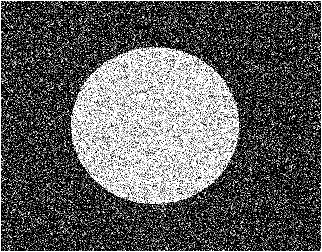
%> input picture Noise50%Gaussian.png, 322 x 252 px
$ octave Deteksi_Objek_Part13.m   (GNU Octave 9; MATLAB toolbox functions it lacks are replaced by stand-ins)
%> lines starting %> are read from the running program, lines starting %| are printed output that depends on the picture
clear all;
I = double(imread('Noise50%Gaussian.png'));
%> I: size 252x322x3 double; min 0, max 255, mean 92.9; mean of the top-left, top-right, bottom-left and bottom-right quarters 98.1, 88.6, 96.1, 89
[N,M] = size(I);
%> N = 252; M = 966
B = [1 1 1; 1 1 1; 1 1 1];
Open=imopen(I,B);
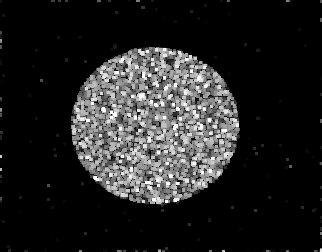
%> Open: size 252x322x3 double; min 0, max 255, mean 35.8
Close=imclose(Open,B);
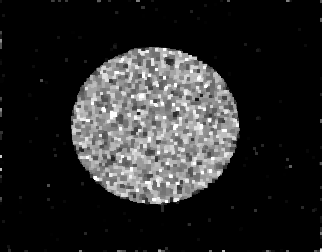
%> Close: size 252x322x3 double; min 0, max 255, mean 39.8
figure(1), imshow(uint8(I));
figure(2), imshow(uint8(Close));

$ run again, with Noise50%Uniform.png copied over Noise50%Gaussian.png
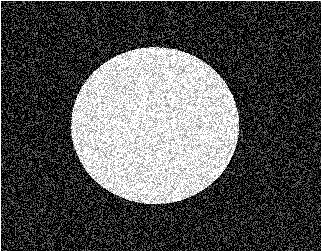
%> input picture Noise50%Uniform.png, 322 x 252 px
%> `Open=imopen(I,B);`:
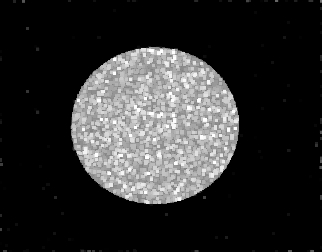
%> Open: size 252x322x3 double; min 0, max 255, mean 46.5
%> `Close=imclose(Open,B);`:
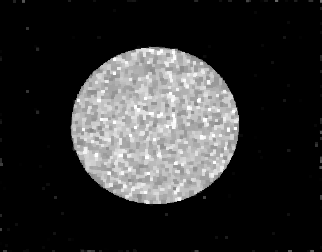
%> Close: size 252x322x3 double; min 0, max 255, mean 48.2

$ run again, with images.png copied over Noise50%Gaussian.png
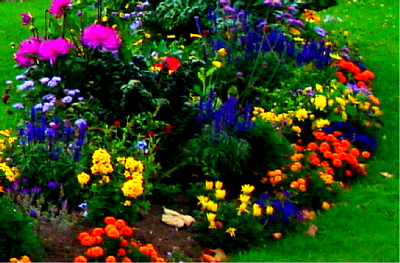
%> input picture images.png, 400 x 263 px
%> `Open=imopen(I,B);`:
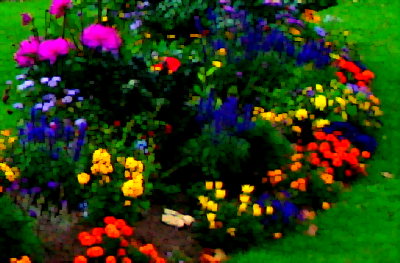
%> Open: size 263x400x3 double; mean R, G, B 39.3, 58.4, 18.4
%> `Close=imclose(Open,B);`:
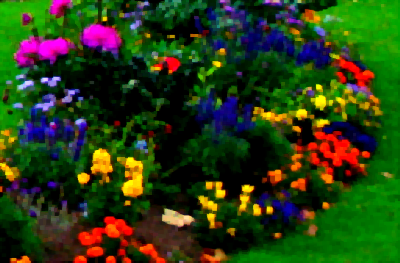
%> Close: size 263x400x3 double; mean R, G, B 41.1, 61.1, 19.1
